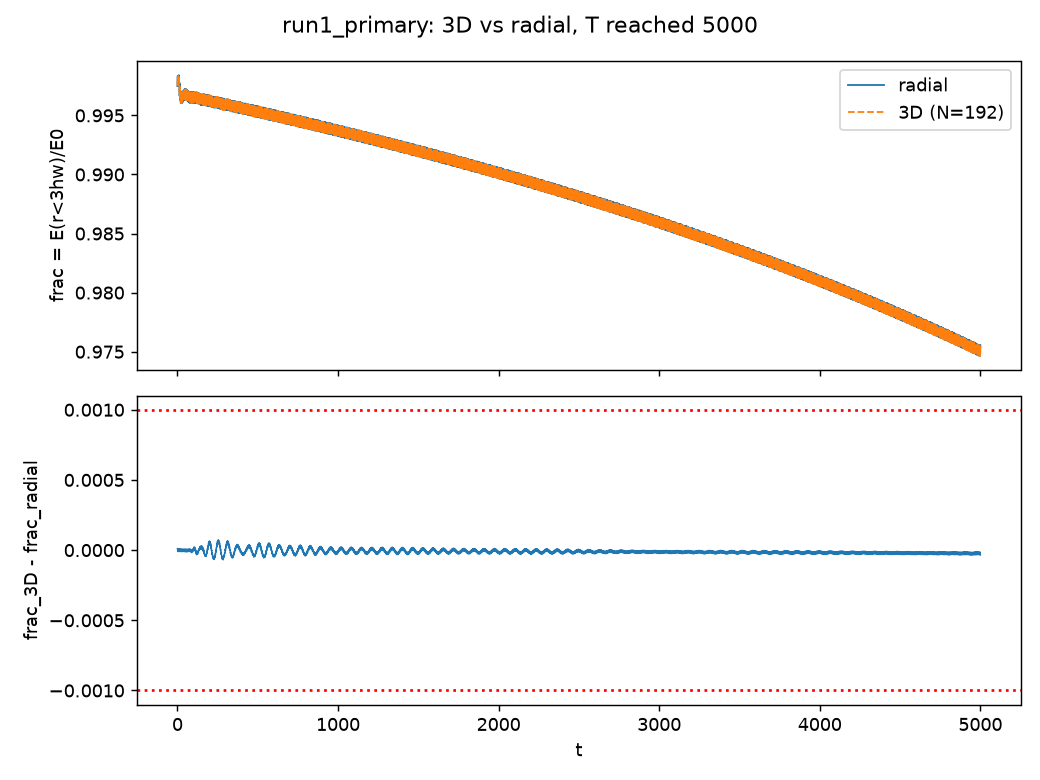

Recreate this plot in Python.
"""WP-B: 3D run1_primary (extended to T=5000) vs the radial curve of the same profile.
Run: NUMBA_NUM_THREADS=1 .venv/bin/python outputs/session2/wpB/compare_radial.py
Set WPB_SESSION1=1 to test on the Session 1 T=1000 result.
Input: outputs/session2/wpB/run1_primary_T5000.json (partial or final); if absent, the series in the working
checkpoint's meta; if absent, the Session 1 result (T=1000).
Radial curve: swirl.family.run_radial.evolve on the same table profile, same parameters as
outputs/step2/diagnostics/primary_lifetime.py (dr=0.05, dt=0.0125, R_sponge=100, R_box=200), r_c = 3 half-widths,
full series cached in radial_primary_T5000.json (record every 0.5).
Time matching: 3D samples are at integer t (every 1.0); radial records every 0.5. Each 3D time is paired with the
radial record at the identical time (|dt| < 1e-6, asserted). No interpolation.
frac = E(r <= 3 half-widths = 10.0321)/E0 with each run's own E0 (3D r_c index 2 of [5,7.5,10.03,15,20])."""
import json, os, sys
import numpy as np
import matplotlib
matplotlib.use("Agg")
import matplotlib.pyplot as plt
R = "/Users/aaronramos/Desktop/SWIRL/"
sys.path.insert(0, R)
D = R + "outputs/session2/wpB/"
TS = [1000, 2000, 3000, 4000, 5000]

def radial():
    p = D + "radial_primary_T5000.json"
    if os.path.exists(p):
        return json.load(open(p))
    from swirl.family.run_radial import evolve, G4
    prof = json.load(open(R + "outputs/step2/profiles/profile_beta1.3333_w0.9091.json"))
    r, P = np.array(prof["r"]), np.array(prof["Phi"])
    rc = 3 * prof["half_width"]
    ts = evolve(lambda x: np.interp(x, r, P, right=0.0), G4, prof["g6"], [rc], T=5000.0)
    out = dict(params=dict(profile="profile_beta1.3333_w0.9091.json", g6=prof["g6"], r_c=rc, T=5000.0, dr=0.05, dt=0.0125,
                           R_sponge=100.0, R_box=200.0, sigma_max=1.0, record_every=0.5),
               E0=ts["E0"], t=ts["times"], frac=(np.array([e[0] for e in ts["E_inside"]]) / ts["E0"]).tolist(),
               E_total=ts["E_total"], omega_t=ts["omega_t"], omega=ts["omega"])
    json.dump(out, open(p + ".tmp", "w")); os.replace(p + ".tmp", p)
    return out

def load3d():
    p = D + "run1_primary_T5000.json"
    if os.environ.get("WPB_SESSION1"):
        return json.load(open(R + "outputs/step2/results/run1_primary.json")), "session1 result (T=1000)"
    if os.path.exists(p):
        return json.load(open(p)), "result:" + os.path.basename(p)
    ck = R + "checkpoints/session2/wpB/checkpoint.npz"
    if os.path.exists(ck):
        with np.load(ck, allow_pickle=False) as z:
            m = json.loads(str(z["meta"]))
        return dict(params=m["params"], series=m["series"], point=m["point"], t=m["step"] * m["params"]["dt"],
                    frequency=None, summary={}), "checkpoint meta"
    return json.load(open(R + "outputs/step2/results/run1_primary.json")), "session1 result"

def main():
    rad = radial(); res, src = load3d()
    s = res["series"]; p = res["params"]
    rc = rad["params"]["r_c"]; assert abs(p["r_c"][2] - rc) < 1e-9
    t3 = np.array(s["t"]); E0 = s["E_total"][0]
    f3 = np.array([e[2] for e in s["E_loc"]]) / E0
    tr = np.array(rad["t"]); fr = np.array(rad["frac"])
    idx = np.rint(t3 * 2).astype(int)
    assert np.all(np.abs(t3 * 2 - idx) < 1e-6) and idx.max() < tr.size
    assert np.all(np.abs(tr[idx] - t3) < 1e-6)
    fr_m = fr[idx]; d = f3 - fr_m
    w = int(np.argmax(np.abs(d)))
    mask = t3 >= 50   # reported also excluding the initial transient (t<50)
    wl = int(np.argmax(np.where(mask, np.abs(d), -1)))
    at = {}
    for T in TS:
        j = np.where(np.abs(t3 - T) < 1e-6)[0]
        at[str(T)] = None if not j.size else dict(frac_3D=float(f3[j[0]]), frac_radial=float(fr_m[j[0]]), diff=float(d[j[0]]))
    # omega at end: 3D from zero crossings of phi(center,t) (engine), radial median +-25 around same t
    tend = float(t3[-1])
    om3 = res["frequency"]["omega"] if res.get("frequency") else None
    om3t = res["frequency"]["t_mid"] if res.get("frequency") else None
    def med(tt, ow, T): 
        ow = np.array(ow); tt = np.array(tt); m = (tt >= T - 25) & (tt <= T + 25)
        return float(np.median(ow[m])) if m.any() else None
    omega = dict(T=tend, omega_3D_median_pm25=med(om3t, om3, tend) if om3 else None,
                 omega_3D_last=res["summary"].get("omega_last"),
                 omega_radial_median_pm25=med(rad["omega_t"], rad["omega"], tend))
    out = dict(source_3D=src, T_3D_reached=tend, n_matched_times=int(t3.size), matching="exact equal times, 3D every 1.0 vs radial every 0.5, no interpolation",
               tolerance_target=1e-3, max_abs_diff=float(abs(d[w])), t_of_max=float(t3[w]), diff_at_max_signed=float(d[w]),
               max_abs_diff_t_ge_50=float(abs(d[wl])), t_of_max_t_ge_50=float(t3[wl]),
               passes_tol_1e3=bool(abs(d[w]) < 1e-3), frac_at_T=at, omega=omega,
               E_conservation=dict(E0=E0, E_end=s["E_total"][-1], absorbed_end=s["absorbed"][-1],
                                   max_rel_dev_E_plus_absorbed=float(np.max(np.abs(np.array(s["E_plus_absorbed"]) - s["E_plus_absorbed"][0])) / abs(s["E_plus_absorbed"][0])),
                                   rel_dev_E_plus_absorbed_end=float((s["E_plus_absorbed"][-1] - s["E_plus_absorbed"][0]) / abs(s["E_plus_absorbed"][0]))),
               E0_3D=E0, E0_radial=rad["E0"],
               energy_moment_isotropy="not stored by the engine series (only I_kin, C_kin); needs the field from the checkpoint with outputs/step2/diagnostics/shape.py",
               diff_series=dict(t=t3[::50].tolist(), diff=d[::50].tolist()))
    tmp = D + os.environ.get("WPB_TAG","") + "compare_radial.json.tmp"
    json.dump(out, open(tmp, "w"), indent=1); os.replace(tmp, D + os.environ.get("WPB_TAG","") + "compare_radial.json")
    fig, ax = plt.subplots(2, 1, figsize=(8, 6), sharex=True)
    ax[0].plot(tr[tr <= tend], fr[tr <= tend], lw=1, label="radial"); ax[0].plot(t3, f3, lw=1, ls="--", label="3D (N=192)")
    ax[0].set_ylabel("frac = E(r<3hw)/E0"); ax[0].legend()
    ax[1].plot(t3, d, lw=0.8); ax[1].axhline(1e-3, c="r", ls=":"); ax[1].axhline(-1e-3, c="r", ls=":")
    ax[1].set_ylabel("frac_3D - frac_radial"); ax[1].set_xlabel("t")
    fig.suptitle("run1_primary: 3D vs radial, T reached %.0f" % tend); fig.tight_layout()
    fig.savefig(D + os.environ.get("WPB_TAG","") + "compare_radial.png", dpi=130)
    print(json.dumps({k: v for k, v in out.items() if k != "diff_series"}, indent=1))

main()
